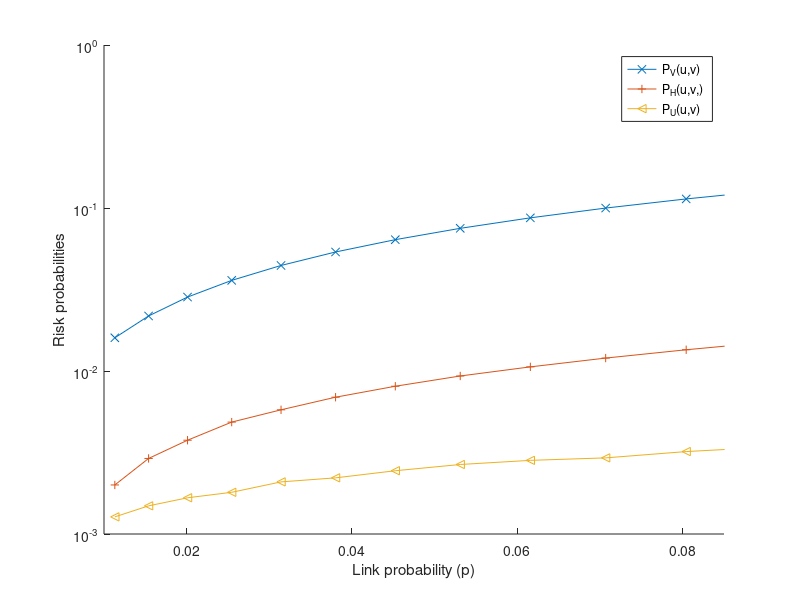

Recreate this plot in MATLAB.
% Generates figure ZBS-prob2

r = [0.06, 0.07, 0.08, 0.09, 0.10, 0.11, 0.12, 0.13, 0.14, 0.15, 0.16, 0.17, 0.18, 0.19, 0.20];

p = 0; for i = 1:size(r, 2), p(i) = pi*r(i)*r(i); end

phi = [		% k=1:25 analytical; k=26:40 experimental
0.862168,
0.75613 ,
0.673142,
0.607086,
0.553643,
0.509726,
0.473108,
0.44216 ,
0.41568 ,
0.392767,
0.372737,
0.355069,
0.339355,
0.325277,
0.31258 ,
0.301063,
0.290558,
0.280932,
0.272072,
0.263885,
0.256292,
0.249233,
0.242636,
0.236162,
0.23446 ,	% 25
0.227221,	% 26
0.224088,	% 27
0.222181,	% 28
0.217223,	% 29
0.211092,	% 30
0.209782,	% 31
0.206642,	% 32
0.205618,	% 33
0.201113,	% 34
0.196154,	% 35
0.190096,	% 36
0.187899,	% 37
0.182061,	% 38
0.180351,	% 39
0.178115];	% 40

sigma = [	% k=1:50
1.148359264, 
1.24224756 ,
1.324327376,
1.398556399,
1.42577628 ,
1.478504988,
1.505300634,
1.530001634,
1.558994868,
1.589912891,
1.60128386 ,
1.616833943,
1.628118546,
1.644446715,
1.676978831,
1.68463824 ,
1.680960142,
1.692743631,
1.706021981,
1.714721552,
1.717018928,
1.728896469,
1.72663314 ,
1.738282773,
1.748649193,
1.75472391 ,
1.759416949,
1.760128688,
1.769109098,
1.770747582,
1.777577846,
1.779811226,
1.781213631,
1.788004754,
1.792861958,
1.793909139,
1.795260705,
1.798126247,
1.801043864,
1.805415465,
1.801571259,
1.811608401,
1.811076752,
1.819349059,
1.819215215,
1.820560353,
1.816816722,
1.825232314,
1.823967379,
1.82863501];

n = 300;

P_V = 0;
P_H = 0;
P_U = 0;
for i = 1:size(r, 2)
	P_V(i) = (1+3*sqrt(3)/(4*pi))*p(i);	
	k = ceil(p(i)*n);
	sigmasq = sigma(i)*sigma(i);
	P_U(i) = 8*(1-sigmasq)*acos(sigma(i)/2) + sigma(i)*(2+sigmasq)*sqrt(4-sigmasq);
	P_U(i) = P_U(i)*p(i)/(4*pi*(4-sigmasq));
	P_H(i) = (phi(k)*P_U(i) - sqrt(3)*p(i)/4/pi)/(phi(k)-1);
end

clf;
hold all;
semilogy(p, P_V, '-x');
semilogy(p, P_H, '-+');
semilogy(p, P_U, '-<');
xlim([0.01, 0.085]);
xlabel('Link probability (p)');
ylabel('Risk probabilities');
legend('P_V(u,v)', 'P_H(u,v,)', 'P_U(u,v)');
